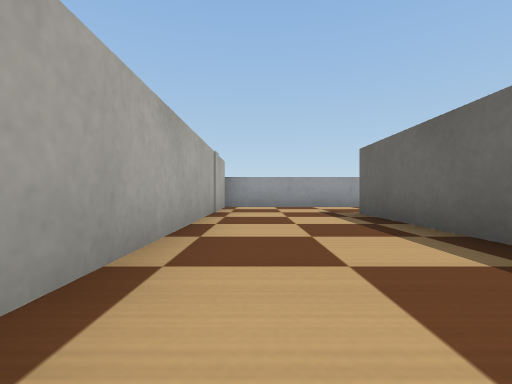
view 1 (above)

21 first-person views from a walk through a robot-simulator world made for Webots. The camera is 0.2 m above the floor, looks level and sees 85° across. The floor is counted in squares, 0.5 m on a side. Each view is taken from the middle of a square. On the plan, view 1 faces up. The plan holds only what a view shows up to about 9 squares ahead; the rest is blank. The robots in the file are not drawn. Webots' stock objects and surfaces are drawn as simple stand-ins.

view 2
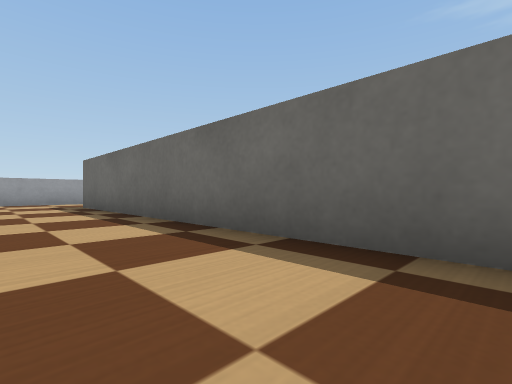

view 3
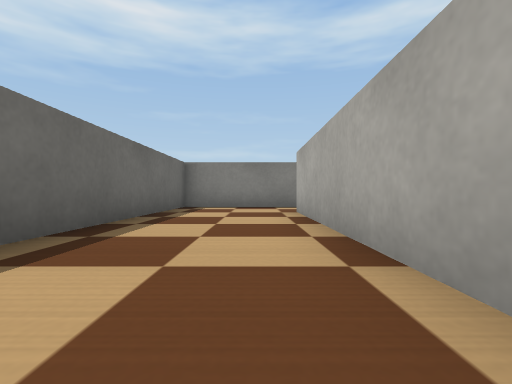

view 4
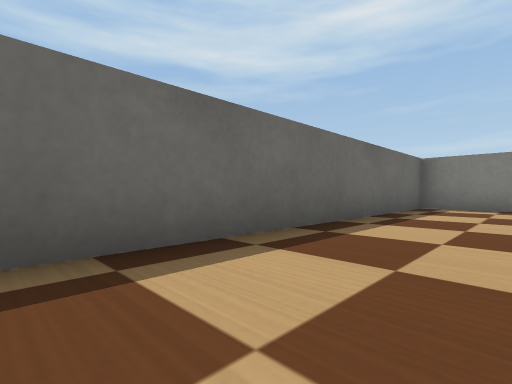

view 5
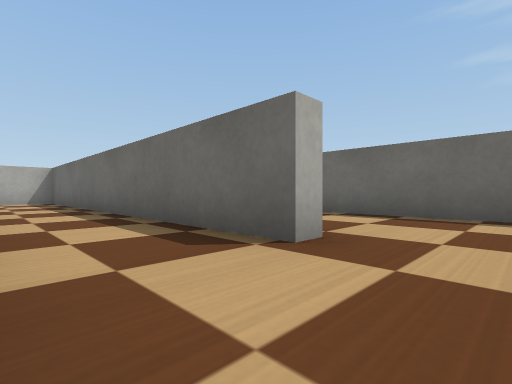

view 6
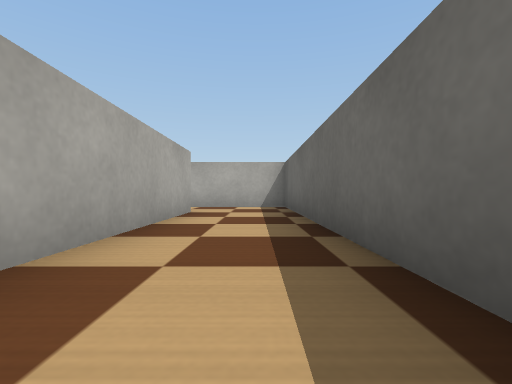

view 7
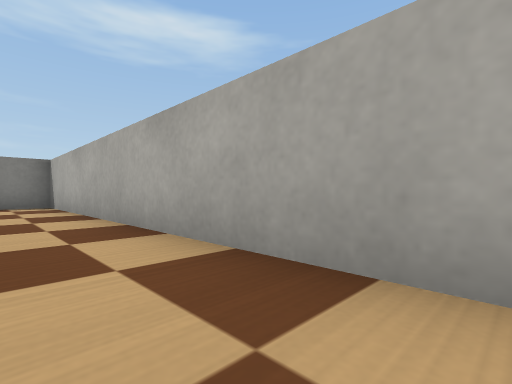

view 8
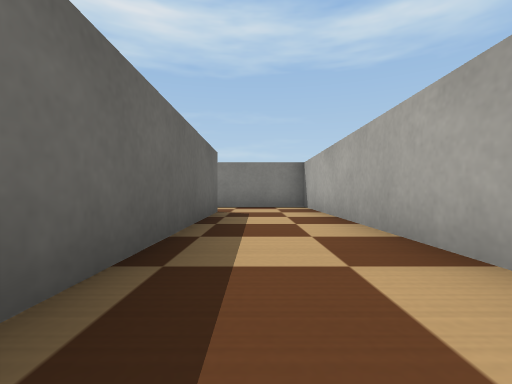

view 9
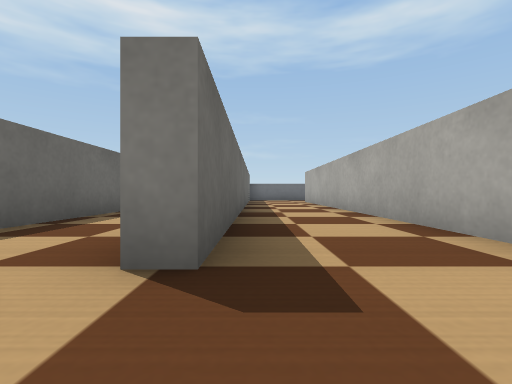

view 10
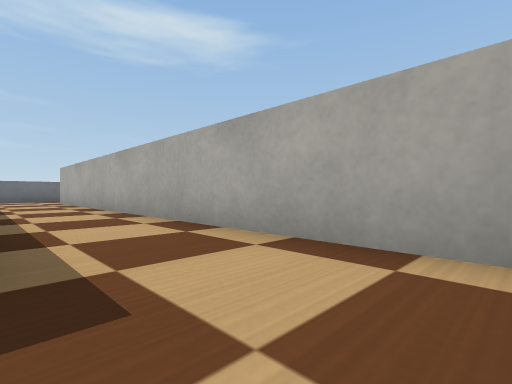

view 11
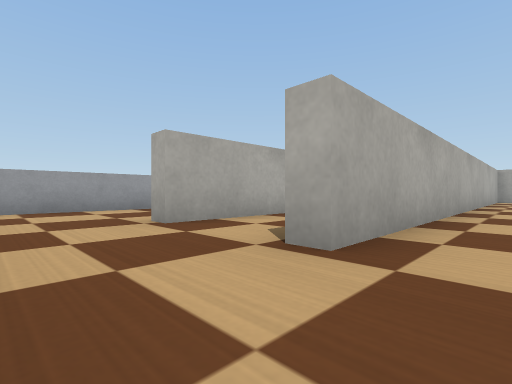

view 12
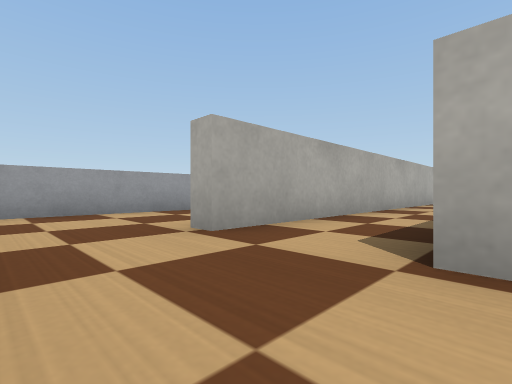

view 13
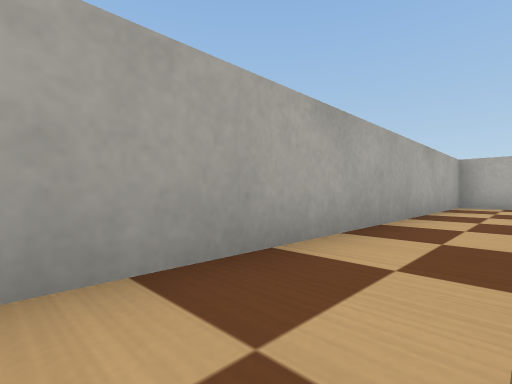

view 14
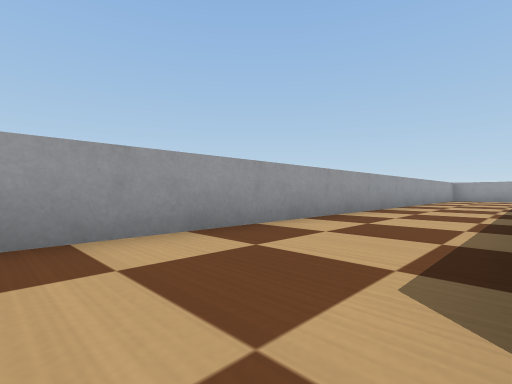

view 15
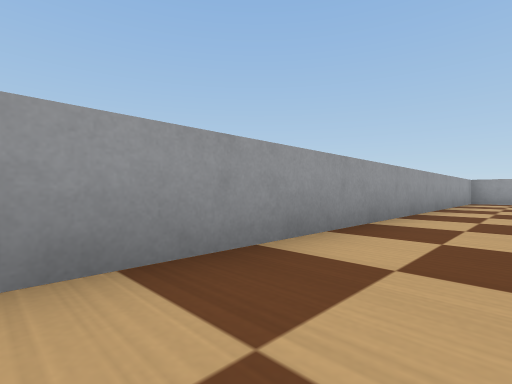

view 16
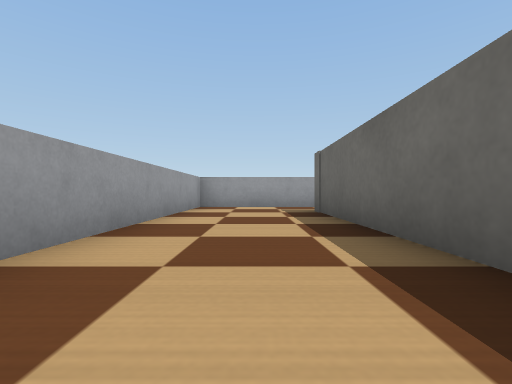

view 17
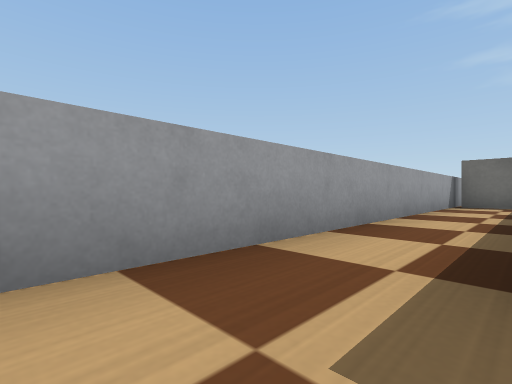

view 18
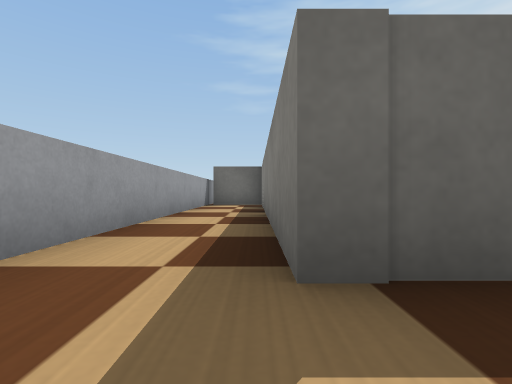

view 19
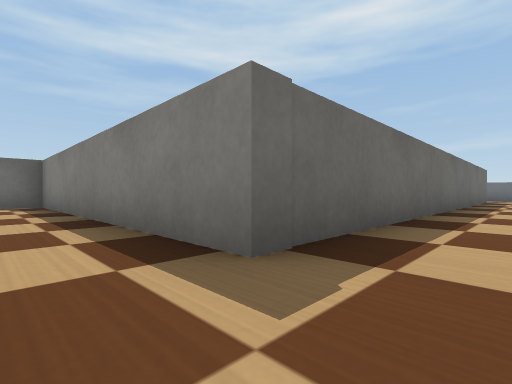

view 20
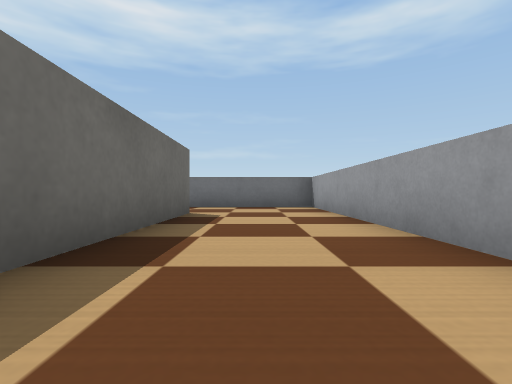

view 21
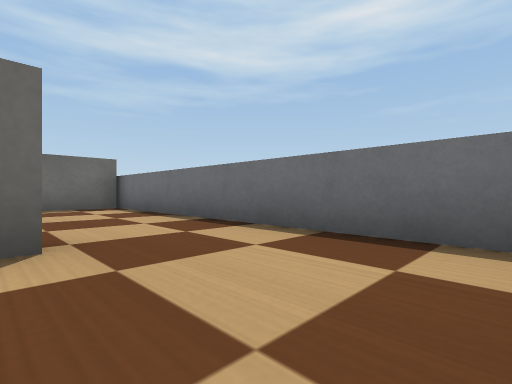

### Floor plan
Points are (right, up) in squares from view 1. A wall is a line through its corners. A room is listed if a view was taken in it or the views show most of it. See-through windows are left out.
Room 1 (views 1, 2, 3, 4)
walls: (-0.8, 7.2) (-0.8, -4.7) (-1.2, -4.7); (2.9, 7.5) (-1.1, 7.5); (-1.6, -6.5) (1.9, -6.5) (1.9, 5.2)
ways out: opening at (-1, -5.5) to room 2; opening at (2, 6.5)
Room 2 (views 5, 6, 7, 8)
walls: (-3.7, 3.6) (-3.3, 3.6) (-3.3, -6.5) (-1.6, -6.5); (-1.2, -4.7) (-1.2, 5.4) (-3.7, 5.4)
ways out: opening at (-1, -5.5) to room 1; opening at (-4, 4.5) to room 3
Room 3 (views 9, 10, 11, 12)
walls: (-3.7, -3.6) (-3.7, 3.6); (-6, 5) (-6, -6.3) (-6.5, -6.3); (-6.4, -8.5) (-3.7, -8.5) (-3.7, -6.9)
ways out: opening at (-4, 4.5) to room 2; opening at (-6, -7.5) to room 4
Room 4 (view 13)
walls: (-7.4, 5.4) (-8.3, 5.4) (-8.3, -6.3); (-8.6, -8.5) (-6.4, -8.5)
ways out: opening at (-6, -7.5) to room 3; opening at (-9, -7.5) to room 5
Room 5 (views 14, 15, 16, 17, 18, 19, 20, 21)
walls: (-8.3, -6.3) (-8.7, -6.3) (-8.7, 5.8) (-1.2, 5.8) (-1.2, 7.4); (-1.1, 7.5) (-11.5, 7.5) (-11.5, -8.5) (-8.6, -8.5)
ways out: opening at (-9, -7.5) to room 4

Positions as (right, up) in squares from view 1, and headings:
1: (0, 0), facing up
2: (0, -3), facing up-right
3: (0, 1), facing down
4: (0, 1), facing down-right
5: (-3, -6), facing up-right
6: (-2, -2), facing up
7: (-2, 2), facing down-left
8: (-2, 1), facing down
9: (-4, 5), facing down
10: (-4, 5), facing down-left
11: (-5, -8), facing up-left
12: (-6, -8), facing up-left
13: (-7, -3), facing up-left
14: (-9, -7), facing up-left
15: (-10, -4), facing up-left
16: (-10, 0), facing up
17: (-10, 6), facing up-right
18: (-10, 6), facing right
19: (-10, 7), facing down-right
20: (-10, -1), facing down
21: (-11, -6), facing down-right
